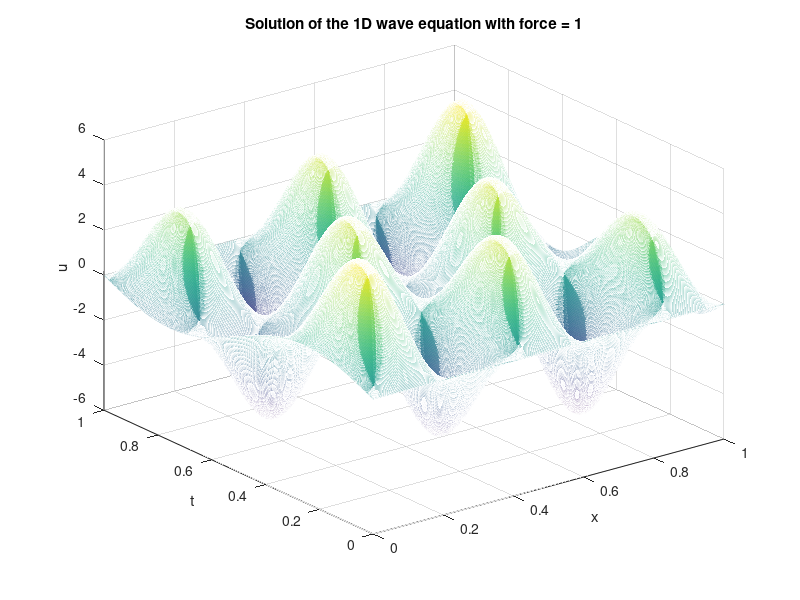
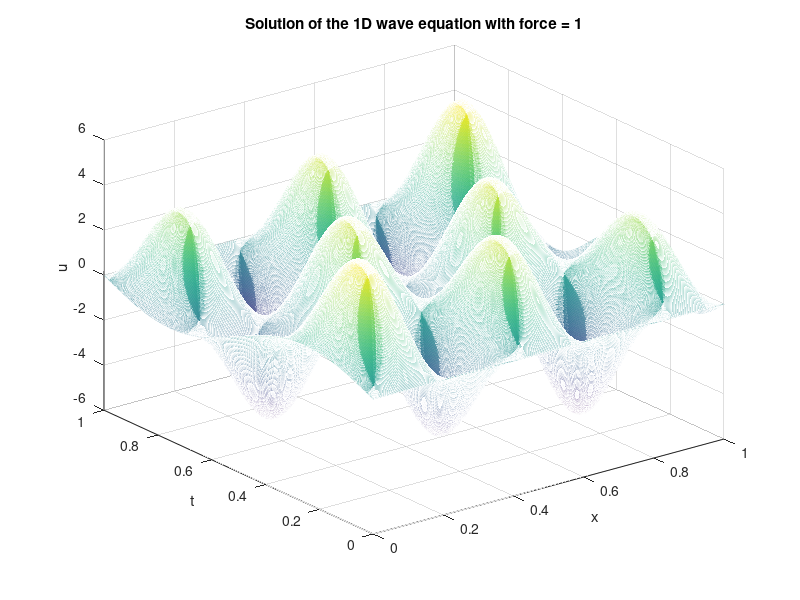

MATLAB code to generate these figures, in order:
clear; close all; clc;

%% Global parameters
E = 1;
S = 1;
if_force = 1;

%% Grid definition

L = 1.0; % length of the domain
T = 1.0; % final time
nx = 1000; % number of grid points
nt = 1000; % number of time steps

lx0 = 0.0; % left boundary
lt0 = 0.0; % initial time

dx = L/(nx-1); % grid spacing
dt = T/(nt-1); % time step

Ix = sparse(nx, nx);
It = sparse(nt, nt);

%%%%%%%%%%%%%%%%%%%%%%%%%%%%%%%%%%%%%%%%%%%%%%%%%%%%%%%%%%%%%%
%% Time steps
lx = lx0:dx:L; % grid points
lt = lt0:dt:T; % time points

%% Matrix initialization
f = sparse(nx, nt); % force matrix 
K = sparse(nx, nx); % stiffness matrix
u = sparse(nx, nt); % solution matrix

%% discrete initial condition
ud0d = sin(2*pi*lt)/T; % initial condition
udLd = -sin(4*pi*lt)/T; % boundary condition

%% discrete force
if if_force==1
    f = (1e3 * (sin(3*pi*lt)/T)' * (sin(5*pi*lx)/L))';
end
%%%%%%%%%%%%%%%%%%%%%%%%%%%%%%%%%%%%%%%%%%%%%%%%%%%%%%%%%%%%%%

%% Constructing the Identities for Assembly

mx = dx/6*[2 1; 1 2];
mt = dt/6*[2 1; 1 2];

for i = 1:nx-1
    Ix(i:i+1, i:i+1) = Ix(i:i+1, i:i+1) + mx;
end
for i = 1:nt-1
    It(i:i+1, i:i+1) = It(i:i+1, i:i+1) + mt;
end

%%%%%%%%%%%%%%%%%%%%%%%%%%%%%%%%%%%%%%%%%%%%%%%%%%%%%%%%%%%%%%
%% Assembly of F and K

F = Ix * f;
ke = 1/dx*[1 -1; -1 1];

for i = 1:nx-1
    K(i:i+1, i:i+1) = K(i:i+1, i:i+1) + ke;
end

%%%%%%%%%%%%%%%%%%%%%%%%%%%%%%%%%%%%%%%%%%%%%%%%%%%%%%%%%%%%%%
%% Refactoring the solution matrix
u(1, :) = ud0d;
u(end, :) = udLd;
dof_b = [1, nx];
dof_u = setdiff(1:nx, dof_b);
Kuu = K(dof_u, dof_u);
Kub = K(dof_u, dof_b);
Kbu = K(dof_b, dof_u);
Kbb = K(dof_b, dof_b);

Fu = F(dof_u, :);
u(dof_u, :) = Kuu\(Fu - Kub*u(dof_b, :));

figure
[lx_mesh, lt_mesh] = meshgrid(lx, lt);
mesh(lx_mesh, lt_mesh, u');
xlabel('x')
ylabel('t')
zlabel('u')
title(['Solution of the 1D wave equation with force = ', num2str(if_force)]);
saveas(gcf, strcat('../Final Report/assets/TP2_ref_solution_', num2str(if_force), '.png'));
saveas(gcf, strcat('assets/TP2_ref_solution_', num2str(if_force), '.png'));

